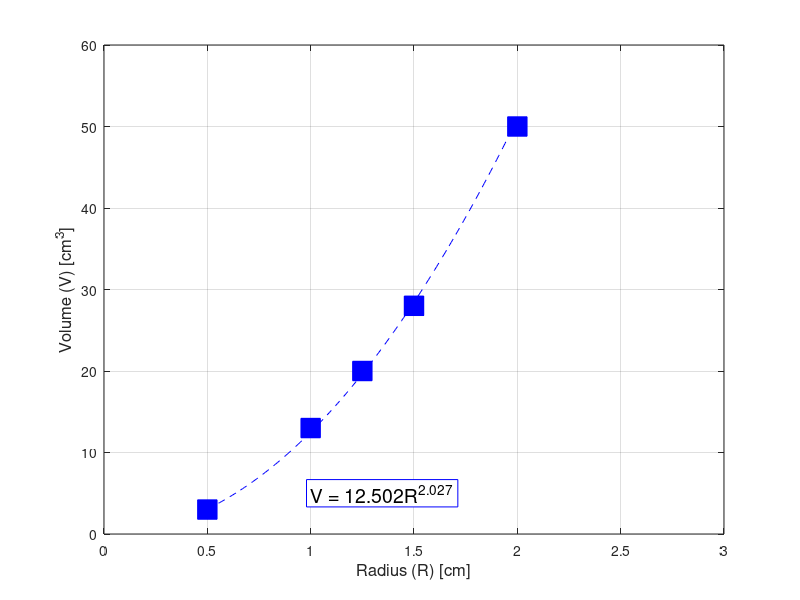

MATLAB code for this plot:
clear
clc
close all

R=[0.5 1 1.25 1.5 2];
V=[3 13 20 28 50];

figure('Color','w')
plot(R,V,'sb','MarkerFaceColor','b','MarkerSize',14)

xlabel('Radius (R) [cm]','FontSize',12)
ylabel('Volume (V) [cm^3]','FontSize',12)

axis([0 3 0 60])
grid on

c = polyfit(log(R), log(V),1);
m = c(1);
b = exp(c(2));


hold on;
rpf = [.5:.01:2];
vpf = b*rpf.^m;

plot(rpf,vpf,'--b');

te = sprintf("V = %.3fR^{%.3f}", b, m);
text(1,5,te, "BackgroundColor", 'w', 'EdgeColor', 'b', 'FontSize', 14)